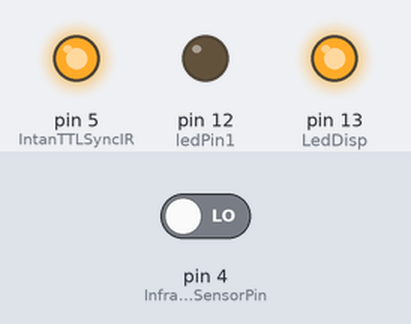
A sketch run on a simulated Arduino Uno, built with avr-gcc and run on an emulated ATmega328P. Parts: output pins drawn as LEDs (lit = HIGH). The test bench sets the inputs (shaded band); at power-on: pin 4 (InfraredSensorPin) LOW.

Above: at 1.2 s.
1.3 s: pin 4 (InfraredSensorPin) driven HIGH
At 1.8 s:
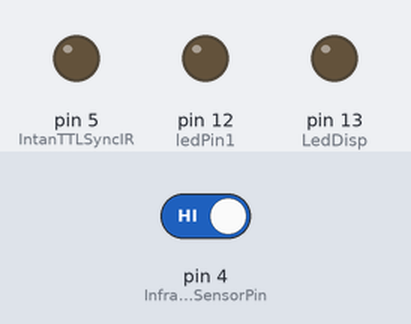
At 3.1 s:
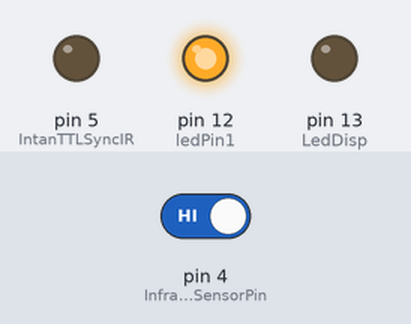
4.3 s: pin 4 (InfraredSensorPin) driven LOW
At 7.4 s:
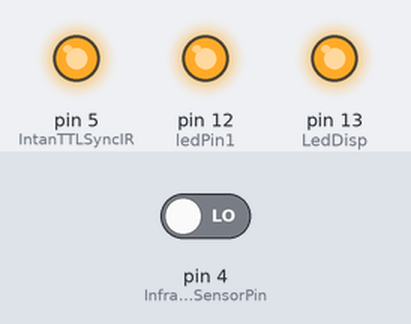
Timing chart, 0 to 13.3 s (numbered marks = the images above; inputs shaded):
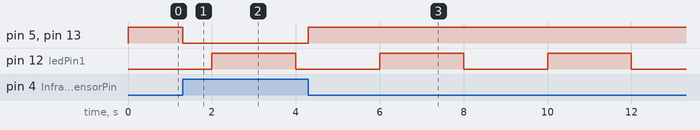

The sketch:

cheeseboard_startBox_v03.ino
```cpp
// These variables store the flash pattern
// and the current state of the LED

int ledPin1 =  12;      // the number of the LED pin
int IntanTTLSyncLEDPin1 =  10;      // the number of the pin which sends a TTL to Intan
int ledState1 = LOW;             // ledState used to set the LED
unsigned long previousMillis1 = 0;        // will store last time LED was updated
long OnTime1 = 2000;           // milliseconds of on-time
long OffTime1 = 2000;          // milliseconds of off-time

unsigned long trialStartMillis1 = 0;        // will store last time LED was updated
long OnTimeStopWatch = 120000;
boolean enableStopWatch = LOW;

const int InfraredSensorPin = 4;//Connect the signal pin to the digital pin 4
int IRState = LOW;
int lastIRState = LOW;
int IntanTTLSyncIR =  5;      // the number of the pin which sends a TTL to Intan when IR sensor is blocked
const int LedDisp = 13;

const int stopWatchStartPin = 11;//Connect the signal pin to the digital pin 4
int stopWatchStartState = LOW;
const int stopWatchResetPin = 11;//Connect the signal pin to the digital pin 4
int stopWatchResetState = LOW;

void setup()
{
  Serial.begin(9600);
  pinMode(InfraredSensorPin, INPUT);
  pinMode(LedDisp, OUTPUT);
  // set the digital pin as output:
  pinMode(ledPin1, OUTPUT);
  pinMode(IntanTTLSyncIR, OUTPUT);
}

void loop()
{
  // check to see if it's time to change the state of the LED
  unsigned long currentMillis = millis();

  if ((ledState1 == HIGH) && (currentMillis - previousMillis1 >= OnTime1))
  {
    ledState1 = LOW;  // Turn it off
    previousMillis1 = currentMillis;  // Remember the time
    digitalWrite(ledPin1, ledState1);  // Update the actual LED
    digitalWrite(IntanTTLSyncLEDPin1, ledState1);  // Update the TTL
  }
  else if ((ledState1 == LOW) && (currentMillis - previousMillis1 >= OffTime1))
  {
    ledState1 = HIGH;  // turn it on
    previousMillis1 = currentMillis;   // Remember the time
    digitalWrite(ledPin1, ledState1);    // Update the actual LED
    digitalWrite(IntanTTLSyncLEDPin1, ledState1);  // Update the TTL
  }

  if (digitalRead(InfraredSensorPin) == HIGH)
  {
    IRState = LOW;
    digitalWrite(LedDisp, IRState);
    digitalWrite(IntanTTLSyncIR, IRState);
  }
  else
  {
    IRState = HIGH;
    digitalWrite(LedDisp, IRState);
    digitalWrite(IntanTTLSyncIR, IRState);
  }

  // compare the IRState to its previous state
  if (IRState != lastIRState) {
    // if the state has changed, start timer
    if (IRState == HIGH) {
      // if the current state is HIGH then the button went from off to on:
      trialStartMillis1 = currentMillis;  // Remember the time
      enableStopWatch = !enableStopWatch;
      stopWatchStartState = HIGH;
      digitalWrite(stopWatchStartPin,stopWatchStartState);
    }
    else
    {
      enableStopWatch = !enableStopWatch;
      stopWatchStartState = LOW;
      digitalWrite(stopWatchStartPin,stopWatchStartState);
    }
    // save the current state as the last state, for next time through the loop
    lastIRState = IRState;
  }

  if ((enableStopWatch = HIGH) && (currentMillis - trialStartMillis1 >= OnTimeStopWatch))
  {
    enableStopWatch = !enableStopWatch;
    stopWatchStartState = LOW;  // Turn it off
    digitalWrite(stopWatchStartPin,stopWatchStartState);
  }
  }
```

Measured:
- after the input at 1.3 s, pin 5 (IntanTTLSyncIR), pin 13 (LedDisp): HIGH → LOW at once
- after the input at 4.3 s, pin 5 (IntanTTLSyncIR), pin 13 (LedDisp): LOW → HIGH at once
- by itself, pin 12 (ledPin1): alternates HIGH for 2.0 s and LOW for 2.0 s
